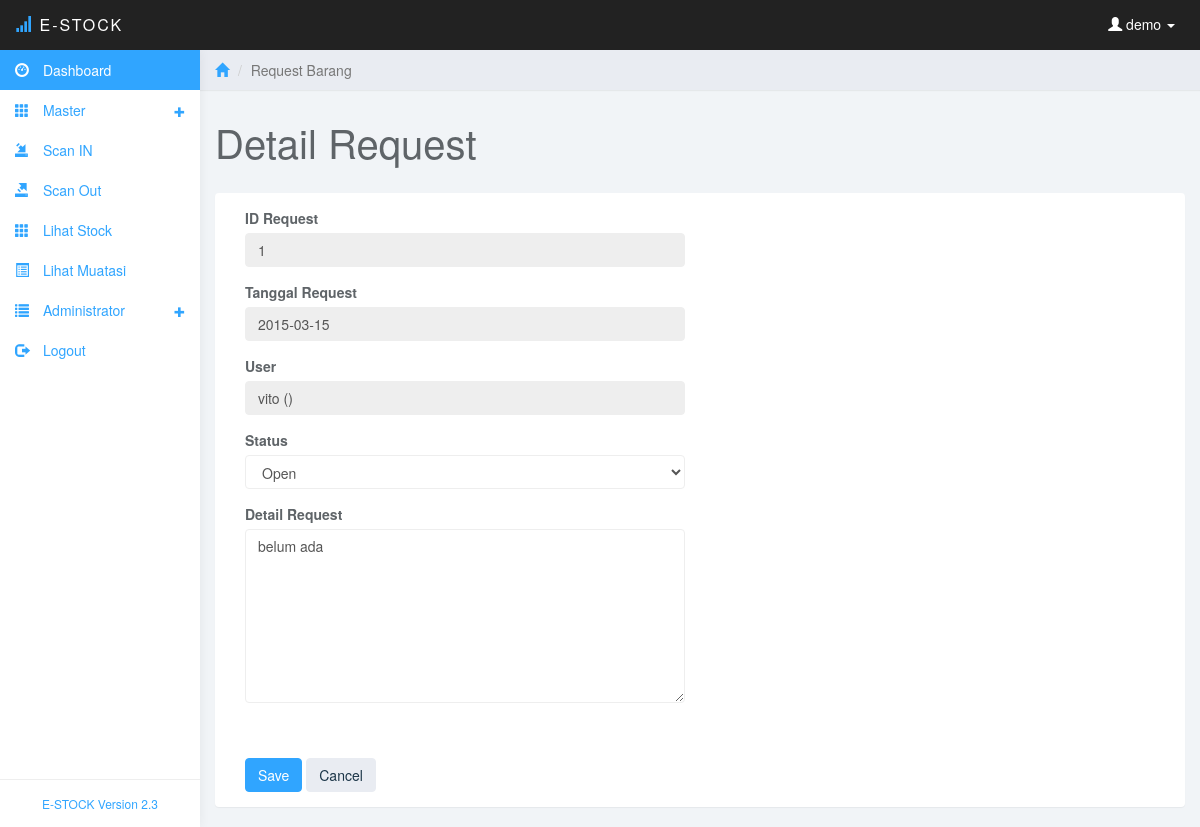
/edit-request.php?id=1 (signed in), run on the app's committed database.
### tables this page shows
CREATE TABLE IF NOT EXISTS `request` (
  `id_request` int(11) NOT NULL AUTO_INCREMENT,
  `tgl_request` date NOT NULL,
  `username` varchar(20) NOT NULL,
  `status` varchar(10) NOT NULL,
  `keterangan` text NOT NULL,
  PRIMARY KEY (`id_request`)
);

### edit-request.php (the view, shortened to what this page needs)
<?php
include ("koneksi/koneksi.php");
$pengguna=$_SESSION['username'];
?>
<!DOCTYPE html>
<html>
<head>
<link href="css/bootstrap.min.css" rel="stylesheet">
<link href="css/datepicker3.css" rel="stylesheet">
<link href="css/styles.css" rel="stylesheet">
</head>
<body>
	<nav class="navbar navbar-inverse navbar-fixed-top" role="navigation">
		<div class="container-fluid">
			<div class="navbar-header">
				<a class="navbar-brand" href="#"><span class="glyphicon glyphicon-signal"></span> E-Stock<span></span></a>
				<ul class="user-menu">
					<li class="dropdown pull-right">
						<a href="#" class="dropdown-toggle" data-toggle="dropdown"><span class="glyphicon glyphicon-user"></span>
						<?php
						echo " $pengguna";
						?>
						<span class="caret"></span></a>
					</li>
				</ul>
			</div>
		</div>
	</nav>
	<?php
	include("menu.php");
	?>
	<div class="col-sm-9 col-sm-offset-3 col-lg-10 col-lg-offset-2 main">
		<div class="row">
			<ol class="breadcrumb">
				<li><a href="#"><span class="glyphicon glyphicon-home"></span></a></li>
				<li class="active">Request Barang</li>
			</ol>
		</div>
		<div class="row">
			<div class="col-lg-12">
				<h1 class="page-header">Detail Request</h1>
			</div>
		</div>
		<div class="row">
			<div class="col-lg-12">
				<div class="panel panel-default">
					<div class="panel-body">
						<div class="col-md-6">
							<form role="form" action="save-request.php?mode=edit" method="post">
								<?php
								$id=$_GET['id'];
								$sqlreq="select * from request where id_request='$id'";
								$qrreq=mysqli_query($con,$sqlreq);
								$dtreq=mysqli_fetch_array($qrreq);
								$usr=$dtreq['username'];
								$sqlcari=mysqli_query($con,"select * from user where username='$usr'");
								$dtcari=mysqli_fetch_array($sqlcari);
								$level=$dtcari['level'];
								echo '
								<div class="form-group">
									<label>ID Request</label>
									<input class="form-control" name="id" value="'.$id.'" readonly>
								</div>
								<div class="form-group">
									<label>Tanggal Request</label>
									<input class="form-control" name="tgl" value="'.$dtreq['tgl_request'].'" readonly>
								</div>
								<div class="form-group">
									<label>User</label>
									<input class="form-control" name="user" value="'.$dtreq['username'].' ('.$level.')" readonly>
								</div>
								<div class="form-group">
									<label>Status</label>
									<select name="status" class="form-control">
										<option value="open">Open</option>';
								echo'
									</select>
								</div>
								<div class="form-group">
									<label>Detail Request</label>
									<textarea class="form-control" name="ket" rows="8">'.$dtreq['keterangan'].'</textarea>
								</div>';
								?>
								<br><br>
								<button type="submit" class="btn btn-primary">Save</button>
								<button type="reset" class="btn btn-default">Cancel</button>
							</div>
					</div>
				</div>
			</div>
		</div>
	</div>
</body>
</html>

### css/styles.css (style rules this page uses)
body { background: #f1f4f7; padding-top: 50px; color: #5f6468; }
a, a:hover, a:focus { color: #30a5ff; }
h1, h2, h3, h4, h5, h6 { color: #5f6468; }
h1 { font-weight: 300; font-size: 40px; }
.form-control { border: 1px solid #eee; box-shadow: none; }
.navbar-header .navbar-brand { color: #fff; font-size: 16px; text-transform: uppercase; font-weight: 500; letter-spacing: 2px; }
.navbar-header .navbar-brand span { color: #30a5ff; }
.btn-default, .btn-default:hover, .btn-default:focus, .btn-default:active, .btn-default.active, .open > .dropdown-toggle.btn-default, .btn-default.disabled, .btn-default[disabled], fieldset[disabled] .btn-default, .btn-default.disabled:hover, .btn-default[disabled]:hover, fieldset[disabled] .btn-default:hover, .btn-default.disabled:focus, .btn-default[disabled]:focus, fieldset[disabled] .btn-default:focus, .btn-default.disabled:active, .btn-default[disabled]:active, fieldset[disabled] .btn-default:active, .btn-default.disabled.active, .btn-default[disabled].active, fieldset[disabled] .btn-default.active { background-color: #e9ecf2; border-color: #e9ecf2; color: #1b3548; }
.btn-primary, .btn-primary:hover, .btn-primary:focus, .btn-primary:active, .btn-primary.active, .open > .dropdown-toggle.btn-primary, .btn-primary.disabled, .btn-primary[disabled], fieldset[disabled] .btn-primary, .btn-primary.disabled:hover, .btn-primary[disabled]:hover, fieldset[disabled] .btn-primary:hover, .btn-primary.disabled:focus, .btn-primary[disabled]:focus, fieldset[disabled] .btn-primary:focus, .btn-primary.disabled:active, .btn-primary[disabled]:active, fieldset[disabled] .btn-primary:active, .btn-primary.disabled.active, .btn-primary[disabled].active, fieldset[disabled] .btn-primary.active { background-color: #30a5ff; border-color: #30a5ff; }
.panel { border: 0; }
.navbar { border: 0; }
.user-menu { display: inline-block; margin-top: 14px; margin-right: 10px; float: right; list-style: none; padding: 0; }
.user-menu a { color: #fff; }
@media (min-width: 768px) { .navbar-header { width: 100%; } }
.breadcrumb { border-radius: 0; padding: 10px 15px; background: #e9ecf2; box-shadow: 0 1px 1px rgba(0, 0, 0, .05); margin: 0 ; }
h1.page-header { margin-top: 30px; border-bottom: 0; }

### data on the page
request: tgl "2015-03-15", user "vito ()", ket "belum ada"

### other printed values
$pengguna "demo"
